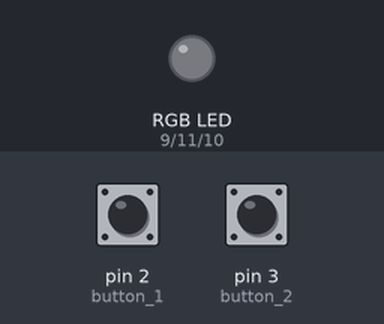
A sketch run on a simulated Arduino Uno, built with avr-gcc and run on an emulated ATmega328P. On the bench: an RGB LED mixed from three pins (HIGH = lit). Dashed ring = blinking. The test bench sets the inputs (shaded band); at power-on: pin 2 (button_1) LOW, pin 3 (button_2) LOW.

Above: at 1.2 s.
1.3 s: pin 2 (button_1) pulled HIGH for 0.15 s
At 1.7 s:
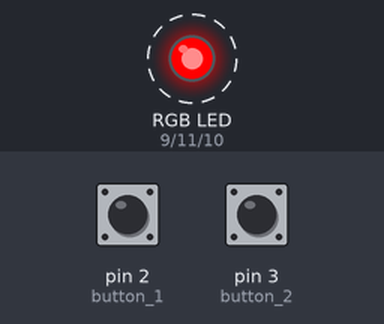
4.3 s: pin 3 (button_2) pulled HIGH for 0.15 s
At 5.5 s:
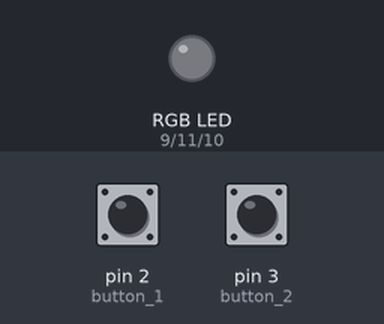
5.9 s: pin 2 (button_1) pulled HIGH for 1 s
At 7.3 s:
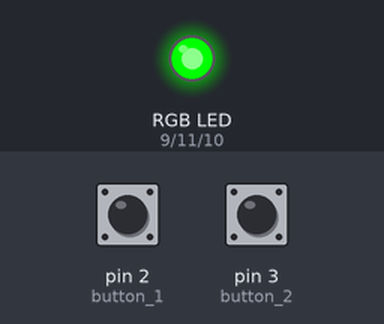
8.9 s: pin 3 (button_2) pulled HIGH for 1 s
At 10.2 s:
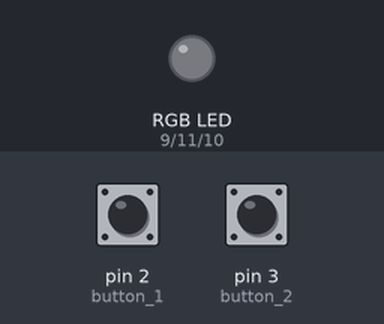
Timing chart, 0 to 11.9 s (numbered marks = the images above; inputs shaded):
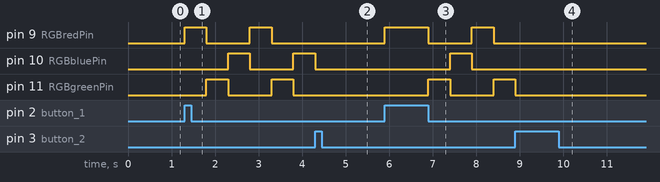

Measured:
- after the input at 1.3 s, pin 9 (RGBredPin): alternates HIGH for 0.50 s and LOW for 1.0 s, starting at once; pin 10 (RGBbluePin): LOW → HIGH after 1.0 s, → LOW 0.50 s later, → HIGH 1.0 s later; pin 11 (RGBgreenPin): alternates HIGH for 0.50 s and LOW for 1.0 s, starting after 0.50 s
- after the input at 4.3 s, pin 9 (RGBredPin): stays LOW (without the input it goes to HIGH after 0.00 s); pin 10 (RGBbluePin): goes on until 4.3 s, then stays LOW; pin 11 (RGBgreenPin): stays LOW (without the input it goes to HIGH after 0.50 s)
- after the input at 5.9 s, pin 9 (RGBredPin): LOW → HIGH at once, → LOW 1.0 s later, → HIGH 1.0 s later, → LOW 0.50 s later; pin 10 (RGBbluePin): LOW → HIGH after 1.5 s, → LOW 0.50 s later; pin 11 (RGBgreenPin): LOW → HIGH after 1.0 s, → LOW 0.50 s later, → HIGH 1.0 s later
- after the input at 8.9 s, pin 9 (RGBredPin), pin 10 (RGBbluePin): stops changing and stays LOW; pin 11 (RGBgreenPin): goes on until 8.9 s, then stays LOW

The sketch:

lab_5_level_31.ino
```cpp
//LEVEL 3
//Date:2023-02-09
//NAME: PRANAV BHAVSAR
//LAB 5
//200545944

int button_1 = 2;
int button_2 = 3;
int RGBredPin = 9;
int RGBgreenPin = 11;
int RGBbluePin = 10;
int value = 0;
void setup() // The setup function runs once.
{
   Serial.begin(9600);
   pinMode(RGBredPin, OUTPUT);
   pinMode(RGBbluePin, OUTPUT);
   pinMode(RGBgreenPin, OUTPUT);
   pinMode(button_1, INPUT);
   pinMode(button_2, INPUT);
}

void loop() // The loop that runs forever.
{
  if (digitalRead(button_1) == HIGH)
   {
   value = 1;
   }
  if (digitalRead(button_2) == HIGH)
  {
   value = 0;
  }
  if(value==1)
  {
    digitalWrite(RGBredPin, HIGH); //red LED will turn on.
    delay(500); // wait for 0.5 seconds
    digitalWrite(RGBredPin, LOW); // red LED will turn off
    value = 2;
  }
  else if (value==2)
  {
    digitalWrite(RGBgreenPin, HIGH); // green LED will turn on.
    delay(500); // wait for 0.5 seconds
    digitalWrite (RGBgreenPin, LOW); // green LED will turn off.
    value = 3;
  }
  else if(value==3)
  {
    digitalWrite(RGBbluePin, HIGH); // blue LED will turn on.
    delay(500);// wait for 0.5 seconds
    digitalWrite(RGBbluePin, LOW);// blue LED will turn off.
    value = 1;
  }
  else if (value==0)
  {
    digitalWrite(RGBredPin, LOW);
    digitalWrite(RGBgreenPin, LOW);
    digitalWrite(RGBbluePin, LOW);
  }
}
```
